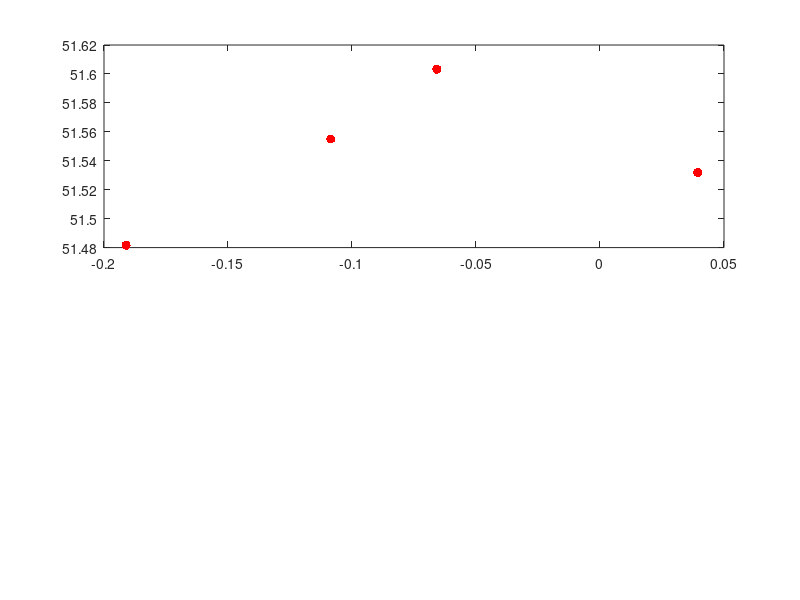

This figure's MATLAB source: (Note: this script raises an error after producing the figure.)
% Demonstration of GPS2Cart.m function which takes GPS coordinates and
% maps them to the first quadrant of a Cartesian grid (in units of metres).
% Also demonstrates Cart2GPS.m function which takes takes a GPS origin and 
% maps Cartesian coordiantes back to GPS.
%
% By Tom Ashbee
% Requires  GPS2Cart.m, Cart2GPS.m, distanceGPS.m, plot_google_map.m
%
%%%%%%%%%%%%%%%%%%%%%%%%%%%%%%%%%%%%%%%%%%%%%%%%%%%%%%%%%%%%%%%%%%%%%%%%%%%
% WARNING: Accuracy is good for coordiantes of the order of a city, but 
% starts to break down for larger distances when distances are not
% Euclidian.


clear

%% GPS data 
% Emirates Stadium, White Heart Lane, Stamford Bridge, Upton Park
lat = [51.5550 51.6033 51.4817 51.5319];
long = [-0.1086 -0.0658 -0.1911 0.0394];

%% Plot GPS data and a Google map
figure(4)
clf
subplot(2,1,1)
plot(long,lat,'.r','MarkerSize',20);
hold on
plot_google_map
ylabel({'$\phi$ [degrees]'},'interpreter','latex','FontSize',20)
xlabel({'$\lambda$ [degrees]'},'interpreter','latex','FontSize',20)


%% Convert GPS data to Cartesian data
[x_coord, y_coord, lat_origin, long_origin] = GPS2Cart(lat, long);

%% Plot Cartesian data
subplot(2,1,2)
plot(x_coord, y_coord,'.b','MarkerSize',20)
ylabel({'$y$ [metres]'},'interpreter','latex','FontSize',20)
xlabel({'$x$ [metres]'},'interpreter','latex','FontSize',20)
axis equal
axis([0 max(x_coord) 0 max(y_coord)])


%% Convert Cartesian data back to GPS data
% If nothing else, this is useful to test how good approximations are
[lat, long] = Cart2GPS(x_coord, y_coord, lat_origin, long_origin)


